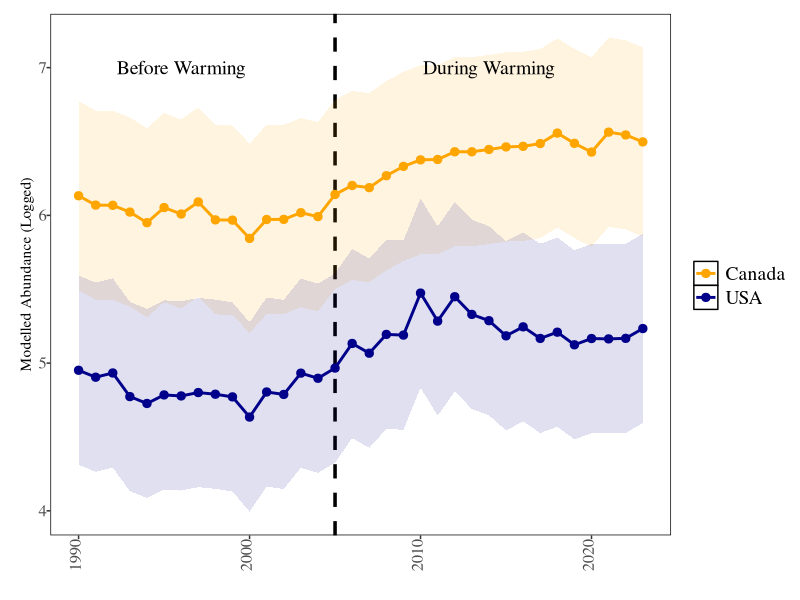
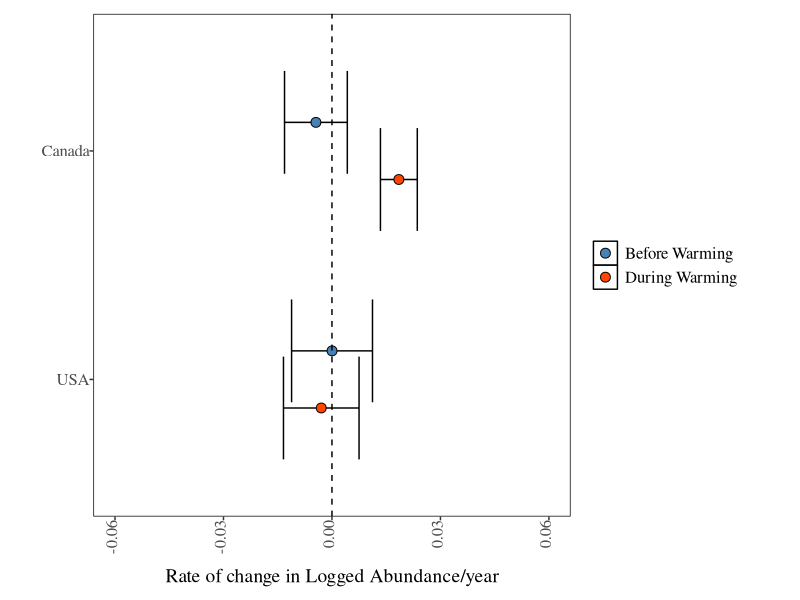
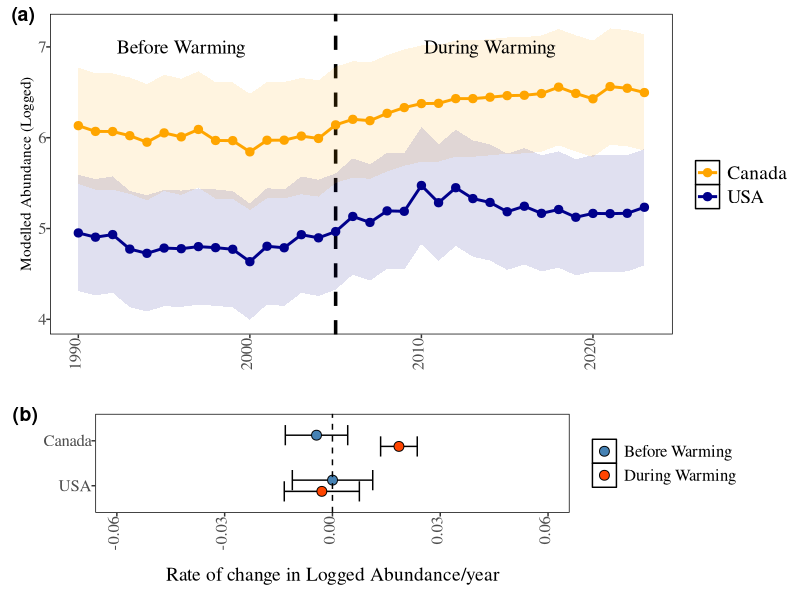
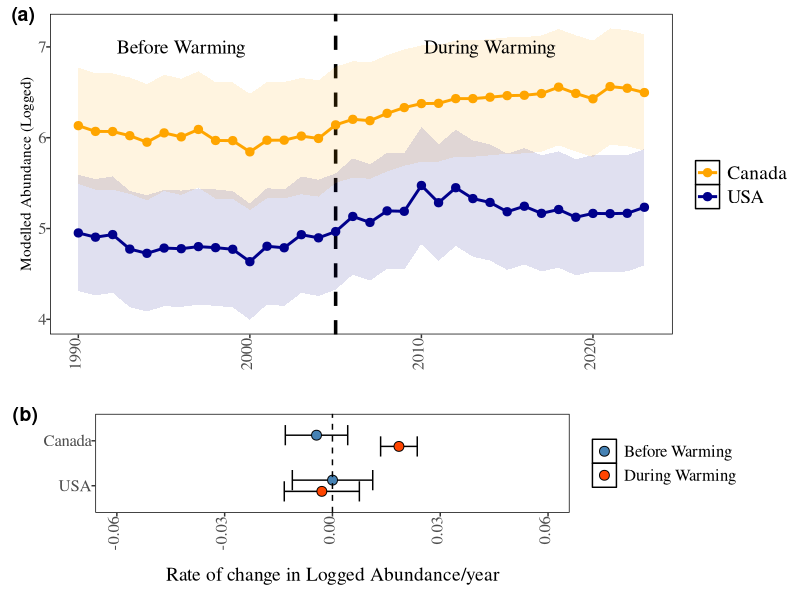

R code for these plots, in order: (Note: this script raises an error after producing the figures.)
library(tidyverse)
library(broom)
library(dplyr)

library(ggplot2)
library(cowplot)
library(patchwork)
library(RColorBrewer)

library(grid)  # For unit() function
#theme----
theme_replace(panel.grid.minor = element_blank(), panel.grid.major = element_line(colour="black"),
              
              strip.background=element_rect(colour="black",fill="white"))

theme_set(theme_bw())

theme_replace(legend.key =element_rect(colour="black",fill="white"),
              
              plot.margin = unit(c(1.5,3,1.5,1), "cm"),
              
              #plot.margin=margin(3,4,4,0),
              
              #plot.margin=margin(3,4,4,0),
              
              plot.title=element_text(size=16,vjust=1.5,family="serif"),
              
              legend.background=element_rect(size=.9,colour="white",fill="white"),
              
              strip.text=element_text(size=14,family="serif",angle=0),
              
              panel.border = element_rect(colour = "black",fill=NA),
              
              panel.grid.minor = element_blank(), panel.grid.major = element_blank(),
              
              strip.background=element_rect(colour="black",fill="white"),
              
              axis.text.x = element_text(angle = 90, vjust = 0.2, hjust=1,size=12,family="serif"),
              
              axis.text.y = element_text(angle = 0, vjust = 0.5, hjust=1,size=12,family="serif"),
              
              axis.title.x=element_text(size=12,hjust=0.5,vjust=-2,family="serif"))

pd <- position_dodge(.5)
#END theme----
# Plot abuncance indexed regions ----

FigAbd.Region.Spring <- read.csv(here::here("2025-04-23/Output/IndexAbundance/abundance_ind_Region.Spring.csv"),row.names=NULL)
names(FigAbd.Region.Spring)

Reg_SlopSpring <- read.csv(here::here("2025-04-23/Output/IndexAbundance/RegionAbdSlope.Spring.csv"),row.names=NULL)
names(Reg_SlopSpring)
#To estimate the proportion ot toal abundance by Season, I have to do it here as teh script in 3.3Regional_Proportions can only easily be run if you have VAST
Reg_Prop<-read.csv(here::here("2025-04-23/Output/Proportions/proportions_and_density_Regional.csv"))
#isolate spring 
Reg_Prop_Spring <- subset(Reg_Prop, Reg_Prop$Season == "Spring")
names(Reg_Prop_Spring)
#plot check and adding vars to figure out proportion before and during warming.----
Reg_Prop_Spring$Period<-NULL
Reg_Prop_Spring$Period[Reg_Prop_Spring$Year<2006]<-"Before Warming"
Reg_Prop_Spring$Period[Reg_Prop_Spring$Year>2005]<-"During Warming"
Reg_Prop_Spring$Region<-factor(Reg_Prop_Spring$Index_Region)
names(Reg_Prop_Spring)
library(dplyr)

popr <- Reg_Prop_Spring %>%
  group_by(Period) %>%
  mutate(Total_EstimateForPeriod = sum(Index_Estimate)) %>%
  ungroup() %>%
  group_by(Period, Region) %>%
  summarise(Total_EstimateForRegion = sum(Index_Estimate), 
            Total_EstimateForPeriod = first(Total_EstimateForPeriod)) %>%
  mutate(Prop = Total_EstimateForRegion / Total_EstimateForPeriod * 100) %>%
  ungroup()

Regiona_Proportion_Plot_Spring<-ggplot(Reg_Prop_Spring, aes(x = Year, y = Proportion, fill = Index_Region)) +
  geom_area() +
  scale_fill_manual(values = c("orange", "darkblue")) +
  labs(
    title = "Mean Proportion of Total Est. Abun. Spring",
    x = "Year",
    y = "Proportion of Total (%)",
    fill = NULL
  ) +
  geom_vline(xintercept = 2006, linetype = "dashed", color = "black", size = 1)
##END adding vars to figure out proportion before and during warming.----
popr
##Figure ABD Panel A----
regpal<- c("orange", "darkblue")
colbline<-brewer.pal(3, "Dark2")
custom_labels <- c(
  "Canada: Before (93.9%), During (94%)",
  "USA:    Before ( 6.1%), During ( 6%)"
)
ARegionalPlot<- 
  ggplot(data = FigAbd.Region.Spring, aes(x = Year, y = log10(Index_Estimate)),group=Region)+
  geom_vline(xintercept=2005,lty=2,lwd=1.2)+
  #geom_errorbar(data =  FigAbd.Region.Spring, aes(x = Year, ymin = (Index_Estimate/1000000 - Index_SD/1000000), ymax = (Index_Estimate/1000000 + Index_SD/1000000), color = Region, group = Region), alpha = 0.65) +
  geom_ribbon(aes(x = Year, 
                  #ymin = Index_Estimate/1000000 - Index_SD/1000000, 
                  #ymax = Index_Estimate/1000000 +Index_SD/1000000, 
                  ymin = log10(Index_Estimate+1) - sd(log10(Index_Estimate+1)), 
                  ymax = log10(Index_Estimate+1) +sd(log10(Index_Estimate+1)), 
                  fill = Region), alpha = 0.12) +  # Use geom_ribbon for the SE band
  geom_line(aes(color =  Region), linewidth = 1) +                         # Line for the group
  geom_point(aes(color = Region), shape = 19,size=2.5) +                        # Points for data
  scale_fill_manual(values = regpal) +                    # Custom fill colors
  scale_color_manual(values = regpal) +
  # Combine legends
  guides(color = guide_legend(title = ""),
         fill = "none") + 
  labs(y="Modelled Abundance (Logged)", x="")+
  guides(color = guide_legend(title = ""))+
  annotate("text", x = 1996, y = 7, label = "Before Warming", color = "black", size = 5,family = "serif") +
  annotate("text", x = 2014, y = 7, label = "During Warming", color = "black", size = 5,family = "serif") +
  #Before
 # annotate("text", x = 1995, y = 3.1, label = "94%", color = "black", size = 4) +
#  annotate("segment", x = 1995, xend = 1995, y = 2.7, yend = 2, arrow = arrow(length = unit(.2, "cm"),type="closed")) +
 # annotate("text", x = 1992, y = .85, label = "6%", color = "black", size = 4) +
  #annotate("segment", x = 1992, xend = 1992, y = .7, yend = .3, arrow = arrow(length = unit(.2, "cm"),type="closed")) +
  #After
  #annotate("text", x = 2015, y = 6.2, label = "94%", color = "black", size = 4) +
  #annotate("segment", x = 2015, xend = 2015, y = 5.7, yend = 5.2, arrow = arrow(length = unit(.2, "cm"),type="closed")) +
  #annotate("text", x = 2015, y = .9, label = "6%", color = "black", size = 4) +
  #annotate("segment", x = 2015, xend = 2015, y = .7, yend = .3, arrow = arrow(length = unit(.2, "cm"),type="closed")) +
  #annotate("rect", xmin = 2004, xmax = 2014, ymin = 3, ymax = 5, alpha = 0.2, fill = "red") +
  theme(text = element_text(family = "serif"),  
        legend.box.background = element_blank(), # Transparent legend box
        legend.position.inside = c(.15,.7),
        legend.text = element_text(size = 14,family="serif"),
        plot.margin=margin(10, 5, 10, 15))
ARegionalPlot
#END Figure ABD A----
#Figure ABD RATE----
Reg_SlopSpring$Ord2Region<-factor(Reg_SlopSpring$Index_Region, levels=c("USA","Canada"))

Reg_SlopSpring$RevPeriod <- factor(Reg_SlopSpring$Period, levels = c("During Warming", "Before Warming")) 
RegionRatesPlot<-
  ggplot(Reg_SlopSpring , aes(x = factor(Ord2Region), y = estimate,fill=RevPeriod)) +
  geom_errorbar(aes(ymin = conf.low, ymax = conf.high), position = pd) +
  geom_point(shape = 21, size = 3, position = pd) +
  guides(fill = guide_legend(reverse = TRUE)) +  # Reverse the legend order
  scale_fill_manual(values = c("orangered","steelblue" ))+ #Reverse the colors
  coord_flip() +
  geom_hline(yintercept = 0, linetype = "dashed") + # Dashed line for y=0
  ylim(-0.06, 0.06) +
 # theme_minimal() + # A cleaner minimal theme
  theme(
    text = element_text(family = "serif"),  
    legend.position.inside = c(0.25, 0.6),               # Position of the legend
    legend.box.background = element_blank(), # Transparent legend box
    legend.title = element_blank(),             # Hide legend title
    legend.text = element_text(size = 12, family = "serif"), # Customize legend text
    axis.text = element_text(size = 14),      # Customize x-axis label
    axis.title.y = element_blank(),             # Remove y-axis label
    axis.title.x = element_text(size = 14),      # Customize x-axis label
    plot.margin=margin(10,40,20,30))+
  xlab("") +                                     # Clear x-axis label
  ylab("Rate of change in Logged Abundance/year")
RegionRatesPlot
Figure2AbdAbdRates<-plot_grid(ARegionalPlot, RegionRatesPlot, nrow = 2,rel_heights = c(2, 1),labels = c("(a)", "(b)"))#,align = "v", axis = "lr") # Add labels
Figure2AbdAbdRates
#ggsave(here::here("R/DataforFinalFigs/Figure2AbdAbdRates.tiff"), plot = Figure2AbdAbdRates, dpi = 600, width = 8, height = 6, units = "in", device = "tiff")
# END Plot abundance indexed regions  ----
ggsave(here::here("NancBranchDataScript/FancyFiguresforMS/Figure2AbdAbdRates.jpeg"), plot = Figure2AbdAbdRates, dpi = 600, width = 8, height = 6, units = "in", device = "jpeg")

#Core Area Abundance for Supplemental----
#Part 2: Core Areas abundance trends
FigAbd.Region.Spring <- read.csv(here::here("2025-04-23/Output/IndexAbundance/abundance_ind_Region.Spring.csv"),row.names=NULL)
names(FigAbd.Region.Spring)

Reg_SlopSpring <- read.csv(here::here("2025-04-23/Output/IndexAbundance/RegionAbdSlope.Spring.csv"),row.names=NULL)
names(Reg_SlopSpring)
#2.1 plot abundance trends, spring 
abundance_ind_CA<-subset(abundance_ind_CA, abundance_ind_CA$Season=="Spring")
region_colours <- c(
  "EGOM" ="#004995",
  "BOF"  = "#8C510A",
  "CapeBreton" ="#4D4D4D",
  "HaliChan" ="#00441B",
  "CapeCod" ="#2171B5",
  "Browns" ="#D8781D",
  "Gully"="#7F7F7F",
  "GrandBanks" ="#238B45",
  "Nantucket" = "#56B4E9",
  "Georges" ="#EDA752",
  "Sable"  ="#C0C0C0",
  "GBTail" = 	"#81C784"
)
#factor the order 
abundance_ind_CA$Index_Region <- factor(abundance_ind_CA$Index_Region, levels = names(region_colours))

CAPlot<- ggplot(data = abundance_ind_CA, aes(x = Year, y = Index_Estimate, color = Index_Region))+
  geom_point(size=2)+
  scale_y_continuous(labels = scales::scientific) +
  geom_line(size=.8)+
  scale_y_continuous(labels = label_number())+
  geom_errorbar(data = abundance_ind_CA, aes(x = Year, ymin = (Index_Estimate - Index_SD), ymax = (Index_Estimate + Index_SD), color = Index_Region, group = Index_Region), alpha = 0.65) +
  #facet_grid(.~Season)+
  scale_color_manual(values = region_colours)+
  geom_vline(xintercept = 2006, linetype = "dashed", color = "black", size = 1)+
  labs(title="Estimated Abundance \nAggregated by CoreArea: Spring", y="Count", x="Year")+
  guides(color = guide_legend(title = NULL))
#theme(legend.position = "none")  # Remove legend
CAPlot

#Figure4: plot abundance trends with a map of the core areas 
#go to Sup2DataPlots.R to make CAMAP
(CAMAP / CAPlot)+ plot_layout(heights = c(1,1))

#2.2 Calculate and plot the change in slope for each time period
abundance_ind_CA$Period<-NULL
abundance_ind_CA$Period[abundance_ind_CA$Year<2006]<-"1990-2005"
abundance_ind_CA$Period[abundance_ind_CA$Year>2005]<-"2006-2023"

CA_Abundance_coefficients_df <- abundance_ind_CA %>%
  group_by(Index_Region,Period) %>%
  do({
    model <- lm((Index_Estimate) ~ Year, data = .)
    data.frame(t(coef(model)))
    tidy(model, conf.int = TRUE) # Includes coefficients with 95% CI by default
  }) %>%
  ungroup()

CA_Abundance_coefficients_df <- CA_Abundance_coefficients_df%>%
  filter(term == "Year")  # Replace "x" with "Intercept" to plot intercept
CA_Abundance_coefficients_df$ordRegion<-factor(CA_Abundance_coefficients_df$Index_Region,levels=c("EGOM","BOF","CapeBreton","HaliChan",
                                                                                                  "CapeCod","Browns","Gully","GrandBanks",
                                                                                                  "Nantucket","Georges","Sable","GBTail"))


pd <- position_dodge(.5)

ggplot(CA_Abundance_coefficients_df  , aes(x =  fct_rev(factor(ordRegion)), y = estimate,fill=Period)) +
  geom_errorbar(aes(ymin = conf.low, ymax =conf.high),position=pd)+
  geom_point(shape=21, size = 3,position=pd) +
  coord_flip()+
  scale_fill_manual(values=c("steelblue", "orangered"))+
  #geom_vline(xintercept = seq(1.5, length(unique(filtered_df$ordCore_Area)) - 0.5, by = 1),color = "gray", linetype = "solid", size = 0.5)+
  #geom_vline(xintercept=c(1.5,2.5),lty=2,col="gray50")+
  geom_hline(yintercept=0,lty=2)+#geom_text(aes(label=paste("R2=",signif(R2,digits=2)),x=1.2,y=min(slope)),cex=2)+
  # ylim(-0.018,0.018)+
  xlab("")+  ylab("Rate of change in Abundance count/yr")+
  ggtitle("Rate of change in Abundance Before \n and during accelerated warming , Spring ")
#EOA plots and table ----
# PLOT EAO,----
eaothresh <- read.csv(here::here("R/DataforFinalFigs/Area_ThresholdsforEAO.csv"))
names(EAOcc_DF_Region_Spring)

##PlotEOA----
#IN Appendix S1 Fig S EAO 
EAOplot<-ggplot(area_thresholds %>% filter(Threshold == 90), 
                  aes(x = Year, y = Area_Threshold, color = Region, group = Region)) +
  geom_line(size = 1) +
  geom_point(size = 2) +
  scale_fill_manual(values = regpal) +                    # Custom fill colors
  scale_color_manual(values = regpal) +
  labs(title = "Trend in Area Containing 90% of Abundance", 
       x = "Year", 
       y = "Area (km²)",
       color = "Region") +
  guides(color = guide_legend(title = ""))+
  geom_vline(xintercept=2005,lty=2,lwd=1.2)+
  theme(text = element_text(family = "serif"),  
        legend.box.background = element_blank(), # Transparent legend box
        legend.position.inside = c(.15,.7),
        legend.text = element_text(size = 14,family="serif"),
        plot.margin=margin(10, 5, 10, 15))
EAOplot
##END PlotEOA----
ggsave(here::here("NancBranchDataScript/FancyFiguresforMS/EAOplot.jpeg"), plot = EAOplot, dpi = 600, width = 8, height = 6, units = "in", device = "jpeg")

## PlotEAOvsAbd----
PlotEAOAbd<- ggplot(area_thresholds %>% filter(Threshold == 90),
                 aes(y = log10(Area_Threshold), x = log10(Total_Abundance))) +
  geom_point(aes(color = Period), size = 2, alpha = 0.8) +
  geom_smooth(method = "lm", se = TRUE,
              aes(group = interaction(Region, Period), color = Period)) +
  stat_poly_eq(
    aes(group = interaction(Region, Period), color = Period,
        label = paste(after_stat(eq.label),
                      after_stat(rr.label),
                      after_stat(p.value.label), sep = "~~~")),
    formula = y ~ x,
    parse = TRUE,
    label.x.npc = "left",
    label.y.npc = 0.9,
    size = 3
  ) +
  facet_wrap(Region~., scales = "free") +
  labs(title = "Area vs Annual Abundance by Region",
       x = "Total Annual Abundance",
       y = "Area (sqkm)",
       color = "Period") +
  theme_minimal()
PlotEAOAbd
## END PlotEAOvsAbd----
ggsave(here::here("NancBranchDataScript/FancyFiguresforMS/PlotEAOAbd.jpeg"), plot = PlotEAOAbd, dpi = 600, width = 8, height = 6, units = "in", device = "jpeg")

#LOAD Sup2DataPlots.R and alter MakingMapArrowsandTables.r
cogreg<- read.csv(here::here("R/DataforFinalFigs/centroid_dataRegionalforFig.csv"))
cogregslope<- read.csv(here::here("R/DataforFinalFigs/COGSlopeCI_Regional.csv"))
names(cogregslope)
unique(cogreg$Season)
cogreg_spring<-cogreg[cogreg$Season=="Spring",]
centroid_reg_sf_spr <- st_as_sf(cogreg_spring, coords = c("centroid_longitude", "centroid_latitude"))
st_crs(centroid_reg_sf_spr) <- crs
centroid_reg_sf_spr <- na.omit(centroid_reg_sf_spr)

#CA
cogCA<- read.csv(here::here("R/DataforFinalFigs/centroid_dataCAforFig.csv"))
names(cogCA)
cogCA_spr<- subset(cogCA, cogCA$Season=="Spring")
unique(cogCA$Stratum)
cogCA_spr$ordCoreArea<-factor(cogCA_spr$Stratum, levels=c("Nantucket","Georges","CapeCod","EGOM","BOF","Browns","Sable","Gully","CapeBreton","HaliChan","GrandBanks","GBTail"))
unique(cogCA_spr$ordCoreArea)
centroid_CA_sf_spr <- st_as_sf(cogCA_spr, coords = c("centroid_longitude", "centroid_latitude"))
st_crs(centroid_CA_sf_spr) <- crs
centroid_CA_sf_spr <- na.omit(centroid_CA_sf_spr)

cogCAslope<- read.csv(here::here("R/DataforFinalFigs/COGSlopeCI_CoreAreas.csv"))

names(cogregslope)

#Plot COGMap----
COG_Reg_map<-ggplot() +
  geom_sf(data = contours, color="lightblue") +
  geom_sf(data = All_region_df,  fill = NA) +
  geom_sf(data = EEZ, color="black",lty=1,lwd=.8) +
  geom_sf(data = Hague,  fill = NA,lty=1,lwd=.8) +
  geom_sf(data = land, fill = "grey") +  
  geom_sf(data = centroid_reg_sf_spr, aes(color = Year),size =1.5, alpha = .5,shape=16) +  
  xlim(-70.5, -48) + ylim(39.5, 50)+
  labs(title = "", x = "",y = "",
       color = "Year") +
  scale_color_gradientn(colors = c("darkblue",  "lightblue","orange", "red"), limits = range(centroid_reg_sf_spr$Year)) +
  geom_segment(data = arrow_dataRegion,aes(x = x,y = y,xend = xend,yend = yend),
               arrow = arrow(length = unit(0.35, "cm")),
               color = "black",
               alpha = .7,
               size = 1.5) +
    annotate("text",x=-69,y=45,label="USA", vjust = 0,color = "black",size = 3.5) +
  annotate("text",x=-66.,y=46,label="Canada", vjust = 0,color = "black",size = 3.5) +
  theme_bw()+
  theme(text = element_text(family = "serif",size =12),  
        legend.key.size = unit(0.2, "cm"),  # Reduce legend key size
        legend.position = c(0.75, 0.2),                 # Position of the legend
        legend.direction = "horizontal",
        legend.box.background =element_rect(color = "black",fill = "white",linewidth = .5),
        legend.box.margin = margin(t = 0, r = 0, b = 0, l = 0),
        legend.title = element_blank(),             # Hide legend title
        legend.text = element_text(angle=45,size = 7, family = "serif",h=1), # Customize legend text
        axis.title.y = element_blank(),             # Remove y-axis label
        axis.title.x = element_blank(),      # Customize x-axis label
        #axis.text.x = element_blank(),      # Customize x-axis label
        plot.margin=margin(0,0,0,0))
COG_Reg_map
#END READ PLOT COG Region ----
#Plot COG CA----
#Don't forget to run arrows in MakingMapArrowsandTables.r

COG_CA_map<-ggplot() +
  geom_sf(data = contours, color="lightblue") +
  geom_sf(data = CoreAreas_df, fill = "transparent",lwd=1,color="steelblue",lty=1) +
  geom_sf(data = All_region_df,  fill = NA) +
  geom_sf(data = EEZ, color="black",lty=1,lwd=.8) +
  geom_sf(data = Hague,  fill = NA,lty=1,lwd=.8) +
  geom_sf(data = land, fill="grey") +
  geom_sf(data = centroid_CA_sf_spr, aes(color = Year),size =1.5, alpha = .5,shape=16) +  # Adjust size and alpha here
  #labs(title = "Centre of Gravity (Mean) within Core Areas:Spring", x = "Longitude", y = "Latitude",
  #   color = "Year") +
  scale_color_gradientn(colors = c("darkblue",  "lightblue","orange", "red"), limits = range(centroid_CA_sf_spr$Year)) +
  annotate("text",x=-69,y=45,label="USA", vjust = 0,color = "black",size = 3.5) +
  annotate("text",x=-66,y=46,label="Canada", vjust = 0,color = "black",size = 3.5) +
  # #annotateCA----
#annotate("text",x=-69.7,y=40.5,label="NanSh", color = "black",size = 2.9) +
#  annotate("text",x=-68.5,y=43.1,label="EGoM", vjust = 0, color = "black",size = 2.9) +
 # annotate("text",x=-67.1,y=41,label="GB", vjust = 0, color = "black",size = 2.9) +
  #annotate("text",x=-69.5,y=42.1,label="CC", vjust = 0, color = "black",size = 2.9) +
  #annotate("text",x=-66.75,y=43.81,label="BoF", vjust = 0, color = "black",size = 2.9) +
  #annotate("text",x=-66.3,y=42.5,label="BB", vjust = 0, color = "black",size = 2.9) +
  #annotate("text",x=-61.75,y=43.7,label="Sable", vjust = 0, color = "black",size = 2.9) +
  #annotate("text",x=-59,y=44.5,label="Gully", vjust = 0, color = "black",size = 2.9) +
  #annotate("text",x=-59,y=45.8,label="CB", vjust = 0,color = "black",size = 2.9) +
  #annotate("text",x=-69,y=45,label="USA", vjust = 0,color = "black",size = 4) +
  #annotate("text",x=-66.1,y=46,label="Canada", vjust = 0,color = "black",size = 4) +
  #ENDannotateCA----
xlim(-70.5, -48) + ylim(39.5, 50)+
  labs(title = "", x = "",y = "",color = "Year") +
  geom_segment(
    data = arrow_data_CA,
    aes(
      x = x,
      y = y,
      xend = xend,
      yend = yend
    ),
    arrow = arrow(length = unit(0.35, "cm")),
    color = "black",
    alpha = .7,
    size = 1.5
  )+theme_bw()+
  theme(text = element_text(family = "serif",size=12),  
        legend.position = "none",               # Position of the legend
        legend.direction = "horizontal",
        legend.box.background =element_rect(color = "black",fill = "white",linewidth = .5),
        legend.box.margin = margin(t = 5, r = 5, b = 5, l = 5),
        legend.title = element_blank(),             # Hide legend title
        legend.text = element_text(angle=45,size = 12, family = "serif",h=1), # Customize legend text
        axis.title.y = element_blank(),             # Remove y-axis label
        #axis.title.x = element_blank(),      # Customize x-axis label
        plot.margin=margin(.1,.1,.5,.1))
COG_CA_map
#END PLOT COG CA ----
# Ensure both plots have identical margins
COG_Reg_map <- COG_Reg_map + theme(plot.margin = margin(0, 0,0,0),axis.title.y = element_blank())
COG_CA_map <- COG_CA_map + theme(plot.margin = margin(0, 0,0,0),axis.title.y = element_blank())

# Combine plots with better alignment
COGCombo <- plot_grid(
  COG_Reg_map, 
  COG_CA_map, 
  nrow = 2, 
  #rel_heights = c(1,2),rel_widths =c(1,1), 
  labels = c("(a)", "(b)"), 
  align = "vh",  # Align both horizontally and vertically
  axis = "tblr"  # Align all axes
)
COGCombo
ggsave(here::here("NancBranchDataScript/FancyFiguresforMS/COGCombo.jpeg"), plot = COGCombo, dpi = 600, width = 8, height = 6, units = "in", device = "jpeg") 

#Making supplemental tables for distances and for slopes----
#Distance estimates MADE IN MakingMapArrowsandTables.r

COGSupptable<-merge(COGRegMovement,COGCoreMovement,all=T)
COGSupptable <- COGSupptable %>%
  mutate(Region_CoreArea= factor(Region_CoreArea, 
                                 levels = c("Canada", "USA", "Nantucket","Georges","CapeCod","EGOM","BOF","Browns","Sable","Gully","CapeBreton","GrandBanks","GBTail","HaliChan"), ordered = F))  %>%  # Custom order for Period
  arrange(Region_CoreArea, Period)

#Find range of distances travelled for just core areas

COGSupptable.ft <- flextable(COGSupptable)
# Format the numeric columns with 2 decimal places
COGSupptable.ft <- COGSupptable.ft%>%
  colformat_double(j = c("Long.Start", "Lat.Start",
                         "Long.End", "Lat.End", 
                         "Distance(km)","Dist_per_year"), digits = 2) %>%
  colformat_char(j = c("Region_CoreArea", "Period"))%>%
  set_table_properties(layout = "fixed")  # Ensure row order is maintained  # Ensure text columns are left as is



# Display the formatted table
COGSupptable.ft
autofit(COGSupptable.ft) #adjusts the column widths to fit the content.
# Create a Word document
doc <- read_docx()
# Add the flextable to the document
COGSupptabledoc2 <- body_add_flextable(doc, value = COGSupptable.ft)

# Save the document
print(COGSupptabledoc2, target = here::here("NancBranchDataScript/FancyFiguresforMS/COGSupptabledoc2.docx"))
#SLOPES Table
cogregslope_spr<-cogregslope[cogregslope$Season=="Spring",]
cogCAslope_spr<-cogCAslope[cogCAslope$Season=="Spring",]

COGSlopeSupptable<-merge(cogregslope_spr,cogCAslope_spr,all=T)
names(COGSlopeSupptable)
COGSlopeSupptable <- COGSlopeSupptable %>%
  mutate(Region_CoreArea= factor(Stratum, 
                                 levels = c("Canada", "USA", "Nantucket","Georges","CapeCod","EGOM","BOF","Browns","Sable","Gully","CapeBreton","GrandBanks","GBTail","HaliChan"), ordered = F))  %>%  # Custom order for Period
  arrange(Region_CoreArea, Period)
COGSlopeSupptable
df <- df %>% select(col3, col1, col2)
COGSlopeSupptable <- COGSlopeSupptable %>%
  select("Region_CoreArea", "Period","AxesNE",
         "term", "estimate", "std.error", "statistic",
         "p.value", "conf.low", "conf.high") 

COGSlopeSupptable.ft <- flextable(COGSlopeSupptable)
names(COGSlopeSupptable)
# Format the numeric columns with 2 decimal places
COGSlopeSupptable.ft <- COGSlopeSupptable.ft%>%
  colformat_double(j = c("term","estimate","std.error","statistic",
                         "p.value","conf.low", "conf.high"), digits = 2) %>%  
    colformat_char(j = c("Region_CoreArea", "Period","AxesNE"))%>%
  set_table_properties(layout = "autofit")  # Ensure row order is maintained  # Ensure text columns are left as is

COGSlopeSupptable.ft
autofit(COGSlopeSupptable.ft) #adjusts the column widths to fit the content.
# Create a Word document
doc <- read_docx()
# Add the flextable to the document
COGSlopeSupptabledoc2 <- body_add_flextable(doc, value = COGSlopeSupptable.ft)

# Save the document
print(COGSlopeSupptabledoc2, target = here::here("NancBranchDataScript/FancyFiguresforMS/COGSlopeSupptabledoc2.docx"))
#END Making supplemental tables for distances and for slopes----

#FOR COG SUPPLEMENTAL USING CA DATA----

#Plot script from 05_Centre of gravity
#plot for Supplemental COG Lat vs Long by Core Area----
suppcogca<-ggplot(cogCA_spr, aes(x = centroid_longitude, y = centroid_latitude, color = Year)) +
  geom_point(na.rm=TRUE,alpha=1,size=1.5,shape=19) +
  labs(title = "Center of Gravity by Core Area: Spring",
       x = "Longitude",
       y = "Latitude",
       color = "Year") +
  scale_color_gradientn(colors = c("darkblue",  "lightblue","orange", "red"), limits = range(cogCA_spr$Year)) +
  theme_bw()+
  theme(axis.text.x=element_text(angle=90))+
  facet_wrap(.~ordCoreArea,scales="free",nrow=3)
suppcogca
#END plot for Supplemental COG Lat vs Long by Core Area----
ggsave(here::here("NancBranchDataScript/FancyFiguresforMS/FigureSUPPCOG_CAMap.jpeg"), plot =suppcogca, dpi = 600, width = 8, height = 6, units = "in", device = "jpeg") 

# PLOT COG Slopes and CI CORE AREAS and combine----
cogCAslope$ordCoreArea<-factor(cogCAslope$Stratum, levels=c("Nantucket","Georges","CapeCod","EGOM","BOF","Browns","Sable","Gully","CapeBreton","HaliChan","GrandBanks","GBTail"))
unique(cogCAslope$ordCoreArea)
cogCAslope_spr<-cogCAslope[cogCAslope$Season=="Spring",]

cogCAslope_spr$ord2CoreArea <- factor(cogCAslope_spr$ordCoreArea,levels = rev(unique(cogCAslope_spr$ordCoreArea)))                               
unique(cogCAslope_spr$ord2CoreArea)
unique(cogCAslope_spr$ordCoreArea)
p1<-ggplot(cogCAslope_spr[cogCAslope_spr$AxesNE=="Latitude",] , aes(x = (ordCoreArea), y = estimate,fill=Period)) +
  geom_errorbar(aes(ymin = conf.low, ymax =conf.high),position=pd)+
  geom_point(shape=21, size = 2,position=pd) +
  scale_fill_manual(values=c("steelblue", "orangered"))+
  geom_vline(xintercept = seq(1.5, length(unique(cogCAslope_spr$ordCoreArea)) - 0.5, by = 1),color = "gray", linetype = "solid", size = 0.5)+
  #geom_vline(xintercept=c(1.5,2.5),lty=2,col="gray50")+
  geom_hline(yintercept=0,lty=2)+#geom_text(aes(label=paste("R2=",signif(R2,digits=2)),x=1.2,y=min(slope)),cex=2)+
  #scale_x_discrete(limits = rev(levels(factor(COGSlopeCI$ordCore_Area))))+ 
  #ylim(-0.018,0.018)+
  xlab("")+  ylab("Rate of change (DD/yr)")+
  annotate("text", x = 1.6, y = .015, label = "North", hjust = 0,size=4,family="serif") +
  annotate("text", x = 1.6, y = -.012, label = "South", hjust = 0,size=4,family="serif") +
  labs(tag = "(a) Latitude")+
  theme(plot.tag.position = c(.3, 1.1),plot.tag = element_text(family = "serif"),
        axis.text.x =element_text(angle=90), 
        axis.title.y = element_text(margin = margin(r = 5)),  #  space for y-axis label
        plot.margin = margin(5.5, 5.5, 5.5, 5.5))  # Increase left margin

p1
p2<-ggplot(cogCAslope_spr[cogCAslope_spr$AxesNE=="Longitude",] , aes(x = ordCoreArea, y = estimate,fill=Period)) +
  geom_errorbar(aes(ymin = conf.low, ymax =conf.high),position=pd)+
  geom_point(shape=21, size = 2,position=pd) +
  scale_fill_manual(values=c("steelblue", "orangered"))+
  #ylim(-0.018,0.018)+
  coord_flip() +
  geom_vline(xintercept = seq(1.5, length(unique(cogCAslope_spr$ordCoreArea)) - 0.5, by = 1),color = "gray", linetype = "solid", size = 0.5)+
  geom_hline(yintercept=0,lty=2)+#geom_text(aes(label=paste("R2=",signif(R2,digits=2)),x=1.2,y=min(slope)),cex=2)+
  xlab("")+  ylab("Rate of change (DD/yr)") +
  annotate("text", x = 3, y = -.017, label = "West", hjust = 0,size=4,family="serif") +
  annotate("text", x = 3, y = .009, label = "East", hjust = 0,size=4,family="serif") +
  labs(tag = "(b) Longitude",title=NULL)+
  theme(plot.tag.position = c(.3, 1.1),plot.tag = element_text(family = "serif"),
        axis.text.x=element_text(angle=90),
        axis.title.x= element_text(margin = margin(b = 0)),  # Bring x-axis label closer
        plot.margin = margin(5.5, 5.5, 5.5, 5.5))

p2
combined <- (p1 | p2) +
  plot_layout(guides = "collect") &
  theme(
    legend.title=element_blank(),legend.text=element_text(family="serif"),
    legend.position = "bottom",
    legend.box = "horizontal",
    legend.margin = margin(0, 0, 0, 0),
    legend.spacing.x = unit(0.2, 'cm'),
    plot.margin = margin(30, 0, 0, 5)
  )
combined
# Save with optimal dimensions for publication
#ggsave("combined_figure.pdf", combined, width = 10, height = 5, 
#      dpi = 300, device = cairo_pdf)
##END Combine----
ggsave(here::here("NancBranchDataScript/FancyFiguresforMS/FigureSCOGCASlopes.jpeg"), plot = combined, dpi = 600, width =10, height = 5, units = "in", device = "jpeg")
#END FOR SUPPLEMENTAL USING CA DATA----

#PLOT Distance to Hague Line
#Figure DIST REG AND CA Trends ----
# Processing distance data for REG and CA----

dist_hague_Reg<-read.csv(here::here("2025-04-23/Output/Shift_Indicators/dist_hague_Reg_seasonal.csv"))
dist_hague_Reg$Period<-NULL
dist_hague_Reg$Period[DistHagTrans_Reg$Year<2006]<-"Before Warming"
dist_hague_Reg$Period[DistHagTrans_Reg$Year>2005]<-"During Warming"
dist_hague_Reg_spr<-dist_hague_Reg[dist_hague_Reg$Season=="Spring",]
dist_hague_Reg_spr_agg<-dist_hague_Reg_spr %>%
  group_by(Stratum,Period) %>%
    summarise(
    Dist_Mean = mean(Dist_Mean, na.rm = TRUE),
    Dist_Med = mean(Dist_Med, na.rm = TRUE),
    Dist_Q5 = mean(Dist_Q5, 0.05, na.rm = TRUE),
    Dist_Q95 = mean(Dist_Q95, 0.95, na.rm = TRUE)
  ) %>%
  ungroup()

dist_hague_CA<-read.csv(here::here("2025-04-23/Output/Shift_Indicators/dist_hague_CA_seasonal.csv"))
dist_hague_CA$Period<-NULL
dist_hague_CA$Period[dist_hague_CA$Year<2006]<-"Before Warming"
dist_hague_CA$Period[dist_hague_CA$Year>2005]<-"During Warming"
dist_hague_CA_spr<-dist_hague_CA[dist_hague_CA$Season=="Spring",]

dist_hague_CA_spr_agg<-dist_hague_CA_spr %>%
  group_by(Stratum,Period) %>%
  summarise(
    Dist_Mean = mean(Dist_Mean, na.rm = TRUE),
    Dist_Med = mean(Dist_Med, na.rm = TRUE),
    Dist_Q5 = mean(Dist_Q5, 0.05, na.rm = TRUE),
    Dist_Q95 = mean(Dist_Q95, 0.95, na.rm = TRUE)
  ) %>%
  ungroup()
#Must TRANSFORM USA distances to be negative for plotting----
dist_hague_RegFromZero<-dist_hague_Reg_spr_agg %>%
  mutate(
    Dist_Mean = case_when(
      Stratum %in% c("USA") ~ Dist_Mean * -1,
      TRUE ~ Dist_Mean
    ),
    Dist_Med = case_when(
      Stratum %in% c("USA") ~ Dist_Med * -1,
      TRUE ~ Dist_Med
    ),
    Dist_Q5 = case_when(
      Stratum %in% c("USA") ~ Dist_Q5 * -1,
      TRUE ~ Dist_Q5
    ),
    Dist_Q95 = case_when(
      Stratum %in% c("USA") ~ Dist_Q95 * -1,
      TRUE ~ Dist_Q95
    )
  )

selected_categories <- c("CapeCod","EGOM","Nantucket","Georges")

dist_hague_CAFromZero<-dist_hague_CA_spr_agg %>%
  mutate(
    Dist_Mean = case_when(
      Stratum %in% selected_categories ~ Dist_Mean * -1,
      TRUE ~ Dist_Mean
      ),
Dist_Med = case_when(
  Stratum %in% selected_categories ~ Dist_Med * -1,
  TRUE ~ Dist_Med
),
Dist_Q5 = case_when(
  Stratum %in% selected_categories ~ Dist_Q5 * -1,
  TRUE ~ Dist_Q5
),
Dist_Q95 = case_when(
  Stratum %in% selected_categories ~ Dist_Q95 * -1,
  TRUE ~ Dist_Q95
  )
)
#END Must TRANSFORM USA distances to be negative for plotting----
#END Processing distance data for REG and CA----
   
pd <- position_dodge(.7)
##Plot Distance for REG----
#have to set order for region because plot is flipped
dist_hague_RegFromZero$Ord2Region<-factor(dist_hague_RegFromZero$Stratum, levels=c("USA","Canada"))
DistReg<-ggplot(dist_hague_RegFromZero, aes(x = Ord2Region, y = Dist_Mean,fill=Period)) +
  geom_linerange(aes(ymin = Dist_Q5, ymax =Dist_Q95),position=pd,color="darkgrey",size=1.5)+
  geom_point(shape=21, size = 3,position=pd) +
  scale_fill_manual(values=c("steelblue", "orangered"))+
  coord_flip()+
  #geom_vline(xintercept=c(1.5,2.5),lty=2,col="gray50")+
  geom_hline(yintercept=0,lty=2)+#geom_text(aes(label=paste("R2=",signif(R2,digits=2)),x=1.2,y=min(slope)),cex=2)+
  xlab("")+  ylab("")+
  #ylab("Distance from Hague line (km)")+
  scale_y_continuous(breaks = seq(-400, 1500, by = 200),limits=c(-400,1500)) +
  theme_bw() + # A clean theme
  theme(
    text = element_text(family = "serif",size=14),  
    axis.text = element_text(family = "serif",size=12),      
    legend.position = "none",
    #legend.position = c(0.75, 0.2),               # Position of the legend
    legend.box.background = element_blank(), # Transparent legend box
    legend.title = element_blank(),             # Hide legend title
    legend.text = element_text(size = 12, family = "serif"), # Customize legend text
    axis.title.y = element_blank(),             # Remove y-axis label
    axis.title.x = element_text(size = 14),      # Customize x-axis label
    panel.grid.minor = element_blank(), panel.grid.major = element_blank(),
    plot.margin=margin(10,40,20,30)
  )
DistReg
##Plot Distance for CA----
dist_hague_CAFromZero$ordCoreArea<-factor(dist_hague_CAFromZero$Stratum, levels=c("Nantucket","Georges","CapeCod","EGOM","BOF","Browns","Sable","Gully","CapeBreton","HaliChan","GrandBanks","GBTail"))
pd <- position_dodge(.7)
DistHag<-ggplot(dist_hague_CAFromZero , aes(x = factor(ordCoreArea), y = Dist_Mean,fill=Period)) +
  geom_linerange(aes(ymin = Dist_Q5, ymax =Dist_Q95),position=pd,color="darkgrey",size=1.5)+
  geom_point(shape=21, size = 3,position=pd) +
  scale_fill_manual(values=c("steelblue", "orangered"))+
  coord_flip()+
  #geom_vline(xintercept=c(1.5,2.5),lty=2,col="gray50")+
  geom_hline(yintercept=0,lty=2)+#geom_text(aes(label=paste("R2=",signif(R2,digits=2)),x=1.2,y=min(slope)),cex=2)+
  xlab("")+  ylab("Distance from Hague line (km)")+
  scale_y_continuous(breaks = seq(-400, 1500, by = 200)) +  # set tick marks
  theme_bw() + # A clean theme
  theme(
    text = element_text(family = "serif",size=14),  
    axis.text = element_text(family = "serif",size=12),           
    legend.position = c(0.75, 0.2),               # Position of the legend
    #legend.box.background = element_blank(), # Transparent legend box
    legend.title = element_blank(),             # Hide legend title
    legend.text = element_text(size = 14, family = "serif"), # Customize legend text
    axis.title.y = element_blank(),             # Remove y-axis label
    axis.title.x = element_text(size = 14),      # Customize x-axis label
    panel.grid.minor = element_blank(), panel.grid.major = element_blank(),
    plot.margin=margin(10,40,20,30)
  )
DistHag
##END DistHag----
DistHagCombo<-plot_grid(DistReg, DistHag, nrow = 2,rel_heights = c(1, 2),labels = c("(a)", "(b)"),align = "v", axis = "lr") # Add labels
DistHagCombo


ggsave(here::here("NancBranchDataScript/FancyFiguresforMS/DistHag.jpeg"), plot = DistHagCombo, dpi = 600, width = 8, height = 6, units = "in", device = "jpeg")
#
#END PLOT Distance to Hague Line
#Range Edge  ----
rangeedge<-read.csv(here::here("R/DataforFinalFigs/Edge_df_NSreshp.csv"))
range.spr<-rangeedge[rangeedge$Season=="Spring",]
range.spr$Period<-NULL
range.spr$Period[range.spr$Year<2006]<-"Before Warming"
range.spr$Period[range.spr$Year>2005]<-"During Warming"
names(range.spr);summary(range.spr)
# Create a jitter object with both horizontal and vertical displacement
set.seed(123)  # For reproducibility
pos_jitter <- position_jitter(width = .1, height = .1)  # Jitter both horizontally and vertically

## Two facets
RangeEdge<-ggplot(range.spr, aes(x = Estimate_km_E_quantile_0.5, y = Estimate_km_N_quantile_0.5, 
                                 color = Period)) +
  geom_errorbarh(aes(
    xmin = Estimate_km_E_quantile_0.05 - Std_Dev_km_E_quantile_0.05, 
    xmax = Estimate_km_E_quantile_0.95 + Std_Dev_km_E_quantile_0.95
  ), height = 0.1, position = pos_jitter, na.rm = TRUE) +
  
  geom_errorbar(aes(
    ymin = Estimate_km_N_quantile_0.5 - Std_Dev_km_N_quantile_0.5, 
    ymax = Estimate_km_N_quantile_0.5 + Std_Dev_km_N_quantile_0.5
  ), width = 0.1, position = pos_jitter, na.rm = TRUE) +
  
  geom_point(position = pos_jitter, na.rm = TRUE, alpha = 1, size = 1.5, shape = 19) +
  scale_color_manual(values = c("steelblue","orangered")) +
  ylab("Range Edge N (km)")+
  xlab("Range Edge E (km)")+
  theme_bw() +
  theme(legend.position = "none",
        plot.margin=margin(5,10,10,10),
        axis.text.x = element_text(angle = 90, vjust = 0, hjust=.5,size=14,family="serif"),
        axis.text.y = element_text(angle = 0, vjust = 0.5, hjust=0,size=14,family="serif"),
        axis.title.x=element_text(size=16,hjust=0.5,vjust=-2,family="serif"),
        axis.title.y=element_text(size=16,hjust=0.5,vjust=4,angle=90,family="serif"),
        strip.text=element_text(size=14,family="serif",angle=0),
        strip.background = element_rect(colour = "black", fill = "white"))+
  facet_wrap(~Period,nrow=1,scales="fixed")
RangeEdge
##END Plot Range Edge----
ggsave(here::here("NancBranchDataScript/FancyFiguresforMS/RangeEdge.jpeg"), plot = RangeEdge, dpi = 600, width = 8, height = 6, units = "in", device = "jpeg")
#Plot deepening----
deepReg<-read.csv(here::here("2025-04-23/Output/Shift_Indicators/Seasonal_Deepening_Reg.csv"))
names(deepReg);summary(deepReg)
deepReg.spr<-deepReg[deepReg$Season=="Spring",]
deepReg.spr$ordRegion <- factor(deepReg.spr$Stratum, levels = c("USA", "Canada"))  # Set order for regions
deepReg.spr<-deepReg.spr%>% 
  mutate(Depth_MeanNeg = Depth_Mean*-1, 
         Depth_Q5Neg = Depth_Q5 *-1, 
         Depth_Q95Neg = Depth_Q95*-1)
Slope_Reg<- read.csv(here::here("2025-04-23/Output/Shift_Indicators/Deepening_Slope_Reg.csv"))
Slope_Reg.spr<-Slope_Reg[Slope_Reg$Season=="Spring",]
names(Slope_Reg.spr);summary(Slope_Reg.spr)
Slope_Reg.spr<-Slope_Reg.spr%>% 
  mutate(estimateNeg = estimate*-1, 
         conf.lowNeg = conf.low*-1, 
         conf.highNeg = conf.high*-1)  # Negate the slope and confidence intervals
##Figure DEEP Panel A----
regpal<- c("orange", "darkblue")

DeepPlot<- 
  ggplot(data = deepReg.spr, aes(x = Year, y = Depth_MeanNeg),group=ordRegion)+
  geom_vline(xintercept=2005,lty=2,lwd=1.2)+
 geom_ribbon(aes(x = Year, ymin =  Depth_MeanNeg- Depth_Q5Neg, 
                  ymax = Depth_MeanNeg +Depth_Q95Neg, 
                  fill = ordRegion), alpha = 0.12) +  # Use geom_ribbon for the SE band
  geom_line(aes(color =  ordRegion), linewidth = 1) +                         # Line for the group
  geom_point(aes(color = ordRegion), shape = 19,size=2.5) +                        # Points for data
  scale_fill_manual(values = regpal) +                    # Custom fill colors
  scale_color_manual(values = regpal) +
  # Combine legends
  guides(color = guide_legend(title = ""),
         fill = "none") + 
  labs(y="COG by Depth (m)", x="")+
  guides(color = guide_legend(title = ""))+
  annotate("text", x = 1996, y = 4.3, label = "Before Warming", color = "black", size = 5,family = "serif") +
  annotate("text", x = 2014, y = 4.3, label = "During Warming", color = "black", size = 5,family = "serif") +
  theme(text = element_text(family = "serif"),  
        legend.box.background = element_blank(), # Transparent legend box
        legend.position.inside = c(.15,.7),
        legend.text = element_text(size = 14,family="serif"),
        plot.margin=margin(10, 5, 10, 15))
DeepPlot
#END Figure ABD A----
#Figure ABD RATE----
Slope_Reg.spr$Ord2Region<-factor(Slope_Reg.spr$Stratum, levels=c("USA","Canada"))

Slope_Reg.spr$RevPeriod <- factor(Slope_Reg.spr$Period, levels = c("During Warming", "Before Warming")) 
DeepRegRatesPlot<-
  ggplot(Slope_Reg.spr , aes(x = factor(Ord2Region), y = estimateNeg,fill=RevPeriod)) +
  geom_errorbar(aes(ymin = conf.lowNeg, ymax = conf.highNeg), position = pd) +
  geom_point(shape = 21, size = 3, position = pd) +
  guides(fill = guide_legend(reverse = TRUE)) +  # Reverse the legend order
  scale_fill_manual(values = c("orangered","steelblue" ))+ #Reverse the colors
  coord_flip() +
  geom_hline(yintercept = 0, linetype = "dashed") + # Dashed line for y=0
 # ylim(-0.06, 0.06) +
  theme_minimal() + # A cleaner minimal theme
  theme(
    text = element_text(family = "serif"),  
    legend.position.inside = c(0.25, 0.6),               # Position of the legend
    legend.box.background = element_blank(), # Transparent legend box
    legend.title = element_blank(),             # Hide legend title
    legend.text = element_text(size = 12, family = "serif"), # Customize legend text
    axis.text = element_text(size = 14),      # Customize x-axis label
    axis.title.y = element_blank(),             # Remove y-axis label
    axis.title.x = element_text(size = 14),      # Customize x-axis label
    plot.margin=margin(10,40,20,30))+
  xlab("") +                                     # Clear x-axis label
  ylab("Rate of change in Depth (m) /year")
DeepRegRatesPlot
FigureDeepDeepRates<-plot_grid(DeepPlot, DeepRegRatesPlot, nrow = 2,rel_heights = c(2, 1),labels = c("(a)", "(b)"))#,align = "v", axis = "lr") # Add labels
FigureDeepDeepRates
#ggsave(here::here("R/DataforFinalFigs/Figure2AbdAbdRates.tiff"), plot = Figure2AbdAbdRates, dpi = 600, width = 8, height = 6, units = "in", device = "tiff")
# END Plot abundance indexed regions  ----
ggsave(here::here("NancBranchDataScript/FancyFiguresforMS/FigureDeepDeepRates.jpeg"), plot = FigureDeepDeepRates, dpi = 600, width = 8, height = 6, units = "in", device = "jpeg")
#
#COmmit
